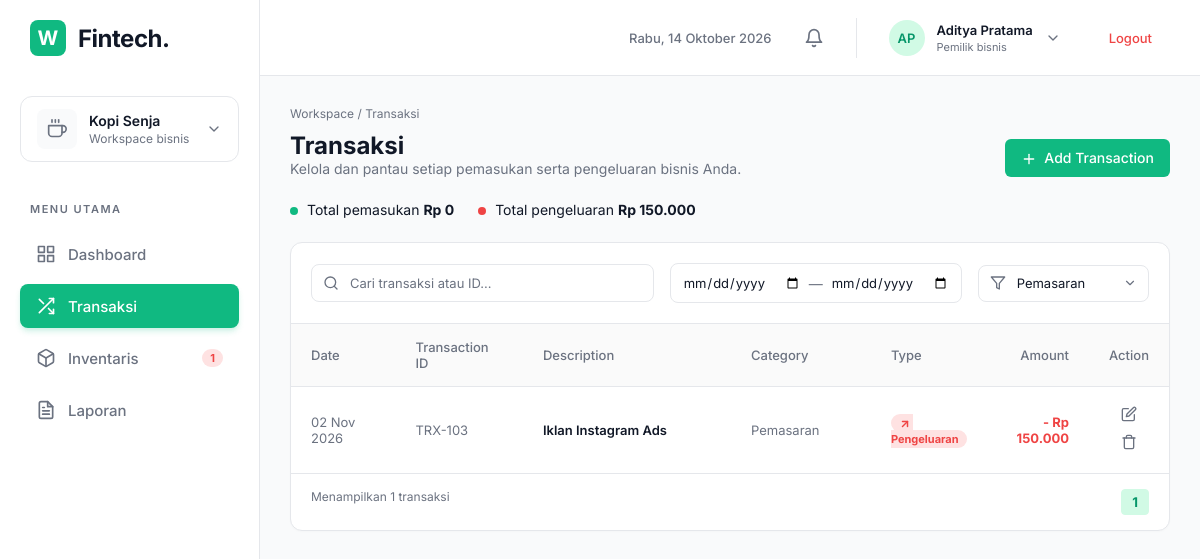
/transaksi.php?kategori=Pemasaran (signed in), run on the app's committed database.
### tables this page shows
CREATE TABLE `transaksi` (
  `id` int(11) NOT NULL,
  `tanggal` date NOT NULL,
  `trx_id` varchar(20) NOT NULL,
  `deskripsi` varchar(255) NOT NULL,
  `kategori` varchar(50) NOT NULL,
  `tipe` enum('Pemasukan','Pengeluaran') NOT NULL,
  `jumlah` decimal(15,2) NOT NULL
);

### transaksi.php (the view, shortened to what this page needs)
<?php include 'koneksi.php';
$search_query = isset($_GET['search']) ? $conn->real_escape_string($_GET['search']) : '';
$filter_kategori = isset($_GET['kategori']) ? $conn->real_escape_string($_GET['kategori']) : '';
$start_date = isset($_GET['start_date']) ? $conn->real_escape_string($_GET['start_date']) : '';
$end_date = isset($_GET['end_date']) ? $conn->real_escape_string($_GET['end_date']) : '';
$q_kategori_list = $conn->query("SELECT DISTINCT kategori FROM transaksi ORDER BY kategori ASC");
$kategori_options = [];
while ($row = $q_kategori_list->fetch_assoc()) {
    $kategori_options[] = $row['kategori'];
}
$where_clauses = [];
if (!empty($filter_kategori)) {
    $where_clauses[] = "kategori = '$filter_kategori'";
}
$where_sql = "";
if (count($where_clauses) > 0) {
    $where_sql = "WHERE " . implode(" AND ", $where_clauses);
}
$q_transaksi = $conn->query("SELECT * FROM transaksi $where_sql ORDER BY tanggal DESC");
$total_trx_tampil = $q_transaksi->num_rows;
$q_total_filtered = $conn->query("
    SELECT
        SUM(CASE WHEN tipe='Pemasukan' THEN jumlah ELSE 0 END) as total_masuk,
        SUM(CASE WHEN tipe='Pengeluaran' THEN jumlah ELSE 0 END) as total_keluar
    FROM transaksi
    $where_sql
");
$data_total = $q_total_filtered->fetch_assoc();
$total_masuk_tampil = $data_total['total_masuk'] != null ? $data_total['total_masuk'] : 0;
$total_keluar_tampil = $data_total['total_keluar'] != null ? $data_total['total_keluar'] : 0;
?>
<!DOCTYPE html>
<html lang="id">
<head>
    <link rel="stylesheet" href="style.css?v=<?= time(); ?>">
</head>
<body>
    <div class="app-layout">
        <?php include 'sidebar.php'; ?>
        <main class="main-content">
            <?php include 'header.php'; ?>
            <div class="content-body">
                <div class="breadcrumb">Workspace / Transaksi</div>
                <div class="page-header" style="margin-bottom: 24px;">
                    <div>
                        <h1>Transaksi</h1>
                        <p class="text-muted">Kelola dan pantau setiap pemasukan serta pengeluaran bisnis Anda.</p>
                    </div>
                    <button class="btn-primary" onclick="document.getElementById('modalTrx').style.display='flex'">
                        <svg width="16" height="16" viewBox="0 0 24 24" fill="none" stroke="currentColor" stroke-width="2" stroke-linecap="round" stroke-linejoin="round" style="margin-right:4px; vertical-align:middle;"><line x1="12" y1="5" x2="12" y2="19"></line><line x1="5" y1="12" x2="19" y2="12"></line></svg>
                        Add Transaction
                    </button>
                </div>
                <div class="trx-summary" style="margin-bottom:24px; display:flex; gap:24px; align-items: center; font-size: 14px;">
                    <div><span class="dot bg-green"></span> Total pemasukan <strong style="color:var(--text-main);">Rp <?= number_format($total_masuk_tampil, 0, ',', '.') ?></strong></div>
                    <div><span class="dot bg-red"></span> Total pengeluaran <strong style="color:var(--text-main);">Rp <?= number_format($total_keluar_tampil, 0, ',', '.') ?></strong></div>
                </div>
                <div class="card p-0">
                    <form method="GET" action="transaksi.php" id="filterForm">
                        <div class="table-toolbar" style="border-bottom: 1px solid var(--border);">
                            <div class="toolbar-group flex-2">
                                <input type="text" name="search" placeholder="Cari transaksi atau ID..." class="input-search" value="<?= htmlspecialchars($search_query) ?>">
                            </div>
                            <div class="toolbar-group flex-1" style="padding: 10px 12px 10px 12px; border: 1px solid var(--border); border-radius: 8px; background: #fff;">
                                <div class="date-range-container">
                                    <div class="date-input-wrapper">
                                        <input type="date" name="start_date" value="<?= htmlspecialchars($start_date) ?>" onchange="document.getElementById('filterForm').submit();" title="Dari Tanggal">
                                    </div>
                                    <span class="text-muted">—</span>
                                    <div class="date-input-wrapper">
                                        <input type="date" name="end_date" value="<?= htmlspecialchars($end_date) ?>" onchange="document.getElementById('filterForm').submit();" title="Sampai Tanggal">
                                    </div>
                                </div>
                            </div>
                            <div class="toolbar-group flex-1">
                                <select name="kategori" class="input-search" onchange="document.getElementById('filterForm').submit();">
                                    <?php foreach ($kategori_options as $kat) {
                                        $selected = ($kat === $filter_kategori) ? 'selected' : '';
                                    ?>
                                        <option value="<?= htmlspecialchars($kat) ?>" <?= $selected ?>><?= htmlspecialchars($kat) ?></option>
                                    <?php } ?>
                                </select>
                            </div>
                        </div>
                    </form>
                    <table class="data-table">
                        <thead>
                            <tr>
                                <th style="width: 13%;">Date</th>
                                <th style="width: 15%;">Transaction ID</th>
                                <th style="width: 27%;">Description</th>
                                <th style="width: 17%;">Category</th>
                                <th style="width: 10%;">Type</th>
                                <th style="text-align:right; width: 12%;">Amount</th>
                                <th style="text-align:center; width: 6%;">Action</th>
                            </tr>
                        </thead>
                        <tbody>
                            <?php
                            if ($total_trx_tampil > 0) {
                                while($row = $q_transaksi->fetch_assoc()) {
                                    $dateObj = date_create($row['tanggal']);
                                    $dateStr = date_format($dateObj, "d M Y");
                                    if ($row['tipe'] == 'Pemasukan') {
                                        $amountClass = 'text-green';
                                        $amountSign  = '+ ';
                                        $badgeClass  = 'badge-green';
                                        $arrow       = '<svg width="12" height="12" viewBox="0 0 24 24" fill="none" stroke="currentColor" stroke-width="3" stroke-linecap="round" stroke-linejoin="round" style="margin-right:2px; vertical-align:text-bottom;"><line x1="7" y1="17" x2="17" y2="7"></line><polyline points="7 7 17 7 17 17"></polyline></svg>';
                                    } else {
                                        $amountClass = 'text-red';
                                        $amountSign  = '- ';
                                        $badgeClass  = 'badge-red';
                                        $arrow       = '<svg width="12" height="12" viewBox="0 0 24 24" fill="none" stroke="currentColor" stroke-width="3" stroke-linecap="round" stroke-linejoin="round" style="margin-right:2px; vertical-align:text-bottom;"><line x1="7" y1="17" x2="17" y2="7"></line><polyline points="7 7 17 7 17 17"></polyline></svg>';
                                    }
                            ?>
                            <tr>
                                <td><span class="text-muted"><?= $dateStr ?></span></td>
                                <td><span class="text-muted"><?= $row['trx_id'] ?></span></td>
                                <td><strong style="color:var(--text-main); font-weight: 600;"><?= htmlspecialchars($row['deskripsi']) ?></strong></td>
                                <td style="white-space: nowrap;"><span class="text-muted"><?= htmlspecialchars($row['kategori']) ?></span></td>
                                <td><span class="badge <?= $badgeClass ?>"><?= $arrow ?> <?= $row['tipe'] ?></span></td>
                                <td style="text-align:right"><strong class="<?= $amountClass ?>"><?= $amountSign ?>Rp <?= number_format($row['jumlah'], 0, ',', '.') ?></strong></td>
                                <td style="text-align:center">
                                    <button type="button" class="btn-icon" title="Edit" onclick="openEditModal('<?= $row['id'] ?>', '<?= $row['tanggal'] ?>', '<?= htmlspecialchars($row['deskripsi'], ENT_QUOTES) ?>', '<?= htmlspecialchars($row['kategori'], ENT_QUOTES) ?>', '<?= $row['tipe'] ?>', '<?= $row['jumlah'] ?>')">
                                        <svg width="16" height="16" viewBox="0 0 24 24" fill="none" stroke="currentColor" stroke-width="2" stroke-linecap="round" stroke-linejoin="round"><path d="M11 4H4a2 2 0 0 0-2 2v14a2 2 0 0 0 2 2h14a2 2 0 0 0 2-2v-7"></path><path d="M18.5 2.5a2.121 2.121 0 0 1 3 3L12 15l-4 1 1-4 9.5-9.5z"></path></svg>
                                    </button>
                                    <form method="POST" action="" style="display:inline-block;" onsubmit="return confirm('Apakah Anda yakin ingin menghapus transaksi ini?');">
                                        <button type="submit" name="hapus_trx" class="btn-icon text-red" title="Hapus">
                                            <svg width="16" height="16" viewBox="0 0 24 24" fill="none" stroke="currentColor" stroke-width="2" stroke-linecap="round" stroke-linejoin="round"><polyline points="3 6 5 6 21 6"></polyline><path d="M19 6v14a2 2 0 0 1-2 2H7a2 2 0 0 1-2-2V6m3 0V4a2 2 0 0 1 2-2h4a2 2 0 0 1 2 2v2"></path></svg>
                                        </button>
                                    </form>
                                </td>
                            </tr>
                            <?php
                                }
                            } else {
                                echo "<tr><td colspan='7' style='text-align:center; padding: 30px;' class='text-muted'>Tidak ada transaksi ditemukan pada filter tersebut.</td></tr>";
                            }
                            ?>
                        </tbody>
                    </table>
                    <div class="table-footer">
                        <span class="text-muted">Menampilkan <?= $total_trx_tampil ?> transaksi</span>
                        <div class="pagination"><button class="active">1</button></div>
                    </div>
                </div>
            </div>
        </main>
    </div>
</body>
</html>

### style.css (style rules this page uses)
:root { --primary: #10b981; --primary-light: #d1fae5; --primary-dark: #059669; --bg-main: #f9fafb; --bg-card: #ffffff; --text-main: #111827; --text-muted: #6b7280; --border: #e5e7eb; --red: #ef4444; --red-light: #fee2e2; --orange: #f59e0b; --orange-light: #fef3c7; }
* { margin: 0; padding: 0; box-sizing: border-box; font-family: "Inter", sans-serif; }
body { background-color: var(--bg-main); color: var(--text-main); font-size: 14px; }
.app-layout { display: flex; height: 100vh; overflow: hidden; }
.main-content { flex: 1; display: flex; flex-direction: column; overflow-y: auto; }
.content-body { padding: 30px; max-width: 1200px; margin: 0 auto; width: 100%; }
.badge { background: var(--red-light); color: var(--red); padding: 2px 8px; border-radius: 20px; font-size: 11px; margin-left: auto; font-weight: 700; }
.breadcrumb { font-size: 12px; color: var(--text-muted); margin-bottom: 10px; }
.page-header { display: flex; justify-content: space-between; align-items: flex-end; margin-bottom: 5px; }
.page-header h1 { font-size: 24px; color: var(--text-main); }
.btn-primary { background: var(--primary); color: #fff; border: none; padding: 10px 16px; border-radius: 6px; font-weight: 500; cursor: pointer; font-size: 14px; }
.card { background: var(--bg-card); border: 1px solid var(--border); border-radius: 12px; padding: 20px; box-shadow: 0 1px 2px rgba(0, 0, 0, 0.02); }
.bg-green { background: var(--primary); }
.text-red { color: var(--red); }
.bg-red { background: var(--red); }
.text-muted { color: var(--text-muted); }
.dot { display: inline-block; width: 8px; height: 8px; border-radius: 50%; margin-right: 5px; }
.p-0 { padding: 0; }
.table-toolbar { padding: 20px; border-bottom: 1px solid var(--border); display: flex; gap: 16px; align-items: center; }
.toolbar-group { position: relative; display: flex; align-items: center; }
.toolbar-group input, .toolbar-group select { width: 100%; padding: 10px 12px 10px 38px; border: 1px solid var(--border); border-radius: 8px; outline: none; color: var(--text-main); font-size: 13px; background: #fff; font-family: "Inter", sans-serif; }
.toolbar-group input::placeholder { color: var(--text-muted); }
.toolbar-group select { appearance: none; -webkit-appearance: none; padding-right: 30px; cursor: pointer; }
.flex-2 { flex: 2; }
.flex-1 { flex: 1; }
.data-table { width: 100%; border-collapse: collapse; text-align: left; font-size: 13px; }
.data-table th { padding: 15px 20px; color: var(--text-muted); font-weight: 500; border-bottom: 1px solid var(--border); background: #fafafa; }
.data-table td { padding: 15px 20px; border-bottom: 1px solid var(--border); }
.table-footer { padding: 15px 20px; display: flex; justify-content: space-between; font-size: 12px; }
.pagination button { background: #fff; border: 1px solid var(--border); padding: 4px 10px; border-radius: 4px; cursor: pointer; }
.pagination button.active { background: var(--primary-light); color: var(--primary-dark); border-color: var(--primary-light); font-weight: bold; }
.badge-red { background: var(--red-light); color: var(--red); }
.btn-icon { background: transparent; border: none; font-size: 16px; color: var(--text-muted); cursor: pointer; margin: 0 4px; transition: color 0.2s; padding: 4px; border-radius: 4px; }
.btn-icon.text-red { color: var(--text-muted); }
.date-range-container { display: flex; align-items: center; gap: 8px; width: 100%; }
.date-range-container input[type="date"] { border: none; background: transparent; color: var(--text-main); font-family: "Inter", sans-serif; font-size: 13px; width: 100%; padding: 0; outline: none; cursor: pointer; }
.date-input-wrapper { position: relative; flex: 1; display: flex; align-items: center; }

### data on the page
transaksi: tanggal "02 Nov 2026", trx "TRX-103", deskripsi "Iklan Instagram Ads", kategori "Pemasaran", tipe "Pengeluaran", tipe "-", jumlah "150.000"

### other printed values
$low_stock_count "1"
$_SESSION['nama_lengkap'] "Aditya Pratama"
$total_masuk_tampil "0"
$total_keluar_tampil "150.000"
$total_trx_tampil "1"
form field kategori "Pemasaran"
